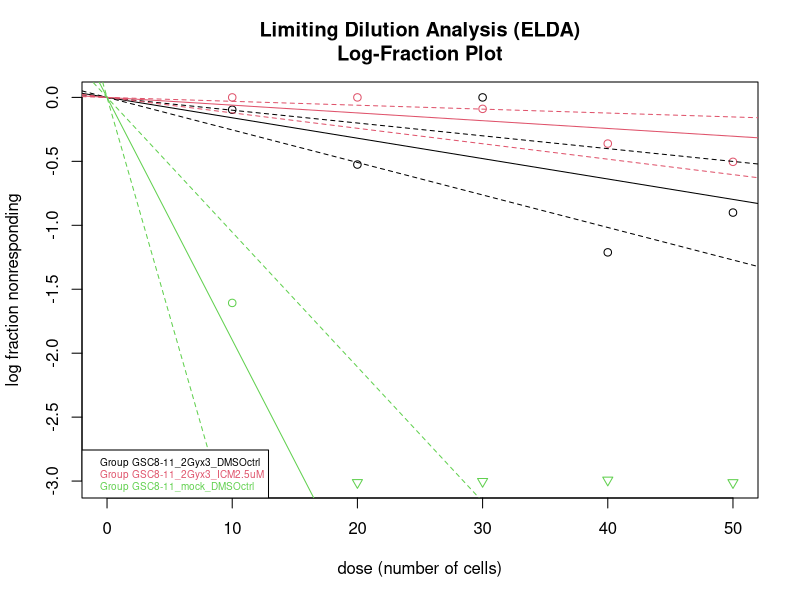

Source code (R):
library(statmod)

# =============================================================================
# EXTREME LIMITING DILUTION ANALYSIS (ELDA) - COMPLETE WORKFLOW
# =============================================================================
# This script performs a comprehensive ELDA analysis including:
# - Stem cell frequency estimation with confidence intervals
# - Statistical comparison between treatment groups
# - Model validation tests (goodness of fit)
# - Pairwise group comparisons
# - Visualization of results
# =============================================================================

cat("\n")
cat("===============================================================================\n")
cat("           EXTREME LIMITING DILUTION ANALYSIS (ELDA) - START\n")
cat("===============================================================================\n\n")

# -----------------------------------------------------------------------------
# STEP 1: DATA ENTRY
# -----------------------------------------------------------------------------
# Purpose: Create a dataframe containing your experimental data
# Required columns:
#   - cells: number of cells plated per well
#   - positive: number of wells that showed colony growth
#   - tested: total number of wells tested at each dose
#   - group: treatment/condition name for each observation
# -----------------------------------------------------------------------------

cat("LOADING DATA\n")
cat("-----------------------------------------------------------------------------\n")

elda_data <- data.frame(
  cells = c(50, 40, 30, 20, 10, 50, 40, 30, 20, 10, 50, 40, 30, 20, 10),
  positive = c(10, 10, 10, 10, 8, 4, 3, 1, 0, 0, 6, 7, 0, 4, 1),
  tested = rep(10, 15),
  group = c(
    rep("GSC8-11_mock_DMSOctrl", 5),
    rep("GSC8-11_2Gyx3_ICM2.5uM", 5),
    rep("GSC8-11_2Gyx3_DMSOctrl", 5)
  )
)

# Convert group to factor for proper statistical analysis
elda_data$group <- factor(elda_data$group)

cat("Data loaded successfully!\n")
cat("  Number of observations:", nrow(elda_data), "\n")
cat("  Treatment groups:", nlevels(elda_data$group), "\n\n")

# -----------------------------------------------------------------------------
# RUN ELDA ANALYSIS
# -----------------------------------------------------------------------------
# Purpose: Calculate stem cell frequencies using maximum likelihood estimation
# Parameters:
#   - response: number of positive wells
#   - dose: number of cells plated
#   - tested: total wells tested
#   - group: treatment groups
#   - observed: FALSE uses bias-reduced estimates (more accurate)
# -----------------------------------------------------------------------------

cat("RUNNING ELDA ANALYSIS\n")
cat("-----------------------------------------------------------------------------\n")

elda_result <- elda(
  response = elda_data$positive,
  dose = elda_data$cells,
  tested = elda_data$tested,
  group = elda_data$group,
  observed = FALSE  # Use bias-reduced estimates
)

cat("ELDA analysis completed!\n\n")

# -----------------------------------------------------------------------------
# STEM CELL FREQUENCY ESTIMATES
# -----------------------------------------------------------------------------
# Purpose: Display the estimated stem cell frequencies with confidence intervals
# Interpretation: The "Estimate" tells you how many cells are needed to 
#                 contain one stem cell (lower = higher stem cell frequency)
# -----------------------------------------------------------------------------

cat("STEM CELL FREQUENCY ESTIMATES\n")
cat("-----------------------------------------------------------------------------\n")
cat("Interpretation: 'Estimate' = number of cells needed per stem cell\n")
cat("                Lower values indicate HIGHER stem cell content\n\n")

# Create formatted table
freq_table <- data.frame(
  Group = rownames(elda_result$CI),
  Estimate = round(elda_result$CI[, 2], 2),
  Lower_CI = round(elda_result$CI[, 3], 2),
  Upper_CI = round(elda_result$CI[, 1], 2)
)

print(freq_table, row.names = FALSE)
cat("\n\n")

# -----------------------------------------------------------------------------
# OVERALL GROUP COMPARISON
# -----------------------------------------------------------------------------
# Purpose: Test if there are statistically significant differences in stem 
#          cell frequency between ANY of the treatment groups
# Null Hypothesis: All groups have the same stem cell frequency
# -----------------------------------------------------------------------------

cat("OVERALL TEST FOR GROUP DIFFERENCES\n")
cat("-----------------------------------------------------------------------------\n")
cat("Tests: Are there significant differences between ANY groups?\n\n")

# Create formatted table for overall test
overall_table <- data.frame(
  Test = "Overall",
  Chisq = round(as.numeric(elda_result$test.difference[1]), 2),
  DF = as.numeric(elda_result$test.difference[3]),
  P_Value = formatC(as.numeric(elda_result$test.difference[2]), format = "e", digits = 2)
)

print(overall_table, row.names = FALSE)

# Interpretation
overall_p <- as.numeric(elda_result$test.difference[2])
cat("\nInterpretation: ")
if (overall_p < 0.001) {
  cat("*** HIGHLY SIGNIFICANT (p < 0.001) - Groups differ substantially\n\n\n")
} else if (overall_p < 0.05) {
  cat("** SIGNIFICANT (p < 0.05) - Groups show differences\n\n\n")
} else {
  cat("NOT SIGNIFICANT (p >= 0.05) - No evidence of group differences\n\n\n")
}

# -----------------------------------------------------------------------------
# GOODNESS OF FIT TESTS
# -----------------------------------------------------------------------------
# Purpose: Validate that the ELDA model assumptions are met and the fit is good
# Three tests:
#   1. Likelihood Ratio: Tests if groups have parallel slopes (single-hit model)
#   2. Goodness of Fit: Tests if the model fits the observed data adequately
#   3. Overdispersion: Tests for extra variability beyond binomial expectation
# -----------------------------------------------------------------------------

cat("MODEL VALIDATION - GOODNESS OF FIT TESTS\n")
cat("-----------------------------------------------------------------------------\n")
cat("These tests check if the ELDA model assumptions are valid\n\n")

# Prepare data for GLM analysis
# negative = number of wells WITHOUT colonies
negative <- elda_data$tested - elda_data$positive
y <- cbind(elda_data$positive, negative)

# Fit three nested models with increasing complexity:

# Model 1 (Full): Each group gets its own slope AND intercept
#         Formula: y ~ log(cells) * group  (expands to: log(cells) + group + log(cells):group)
#         Interpretation: Groups can have completely different dose-response curves
model_full <- glm(y ~ log(elda_data$cells) * elda_data$group, 
                  family = binomial(link = "cloglog"))

# Model 2 (Single-hit): All groups have SAME slope but different intercepts
#         Formula: y ~ log(cells) + group  (no interaction term)
#         Interpretation: Groups differ in frequency but follow same single-hit kinetics
#         This is the STANDARD ELDA assumption
model_single_hit <- glm(y ~ log(elda_data$cells) + elda_data$group, 
                        family = binomial(link = "cloglog"))

# Model 3 (Null): All groups are identical
#         Formula: y ~ log(cells)  (no group term at all)
#         Interpretation: No differences between groups
model_null <- glm(y ~ log(elda_data$cells), 
                  family = binomial(link = "cloglog"))

# Test 1: Likelihood Ratio Test
# Compares: Single-hit model vs Full model
# Question: Do we need different slopes, or are parallel slopes sufficient?
lr_test <- anova(model_single_hit, model_full, test = "Chisq")

# Test 2: Goodness of Fit (Deviance Test)
# Compares: Model predictions vs observed data
# Question: Does the single-hit model fit the data well?
deviance_test <- model_single_hit$deviance
df_resid <- model_single_hit$df.residual
p_gof <- pchisq(deviance_test, df_resid, lower.tail = FALSE)

# Test 3: Overdispersion Test (Pearson Chi-square)
# Compares: Observed variance vs expected binomial variance
# Question: Is there extra variability beyond what's expected?
fitted_probs <- fitted(model_single_hit)
pearson_resid <- (elda_data$positive - elda_data$tested * fitted_probs) / 
  sqrt(elda_data$tested * fitted_probs * (1 - fitted_probs))
pearson_chisq <- sum(pearson_resid^2)
p_pearson <- pchisq(pearson_chisq, df_resid, lower.tail = FALSE)

# Create formatted results table
gof_table <- data.frame(
  Test = c("Likelihood_Ratio", "Goodness_of_Fit", "Overdispersion"),
  Chisq = round(c(lr_test$Deviance[2], deviance_test, pearson_chisq), 2),
  DF = c(lr_test$Df[2], df_resid, df_resid),
  P_Value = formatC(c(lr_test$`Pr(>Chi)`[2], p_gof, p_pearson), 
                    format = "e", digits = 2)
)

print(gof_table, row.names = FALSE)

# Interpretation of each test
cat("\nInterpretations:\n")
cat("  Likelihood_Ratio: ", 
    ifelse(lr_test$`Pr(>Chi)`[2] > 0.05, 
           "PASS - Parallel slopes OK (single-hit model valid)", 
           "FAIL - Groups have different slopes"), "\n")
cat("  Goodness_of_Fit:  ", 
    ifelse(p_gof > 0.05, 
           "PASS - Model fits data well", 
           "FAIL - Poor model fit"), "\n")
cat("  Overdispersion:   ", 
    ifelse(p_pearson > 0.05, 
           "PASS - No extra variability detected", 
           "FAIL - Extra variability present"), "\n\n\n")

# -----------------------------------------------------------------------------
# PAIRWISE COMPARISONS
# -----------------------------------------------------------------------------
# Purpose: Compare each pair of groups directly to identify which specific
#          groups differ from each other
# Useful when overall test is significant to pinpoint differences
# -----------------------------------------------------------------------------

cat("PAIRWISE COMPARISONS BETWEEN GROUPS\n")
cat("-----------------------------------------------------------------------------\n")
cat("Direct comparison of each group pair\n\n")

# Get list of all groups
groups <- levels(elda_data$group)

# Initialize empty dataframe to store results
pairwise_results <- data.frame()

# Loop through all pairs of groups
for (i in 1:(length(groups) - 1)) {
  for (j in (i + 1):length(groups)) {
    
    # Extract data for just these two groups
    sub_data <- subset(elda_data, group %in% c(groups[i], groups[j]))
    
    # Run ELDA on this pair
    pw_result <- limdil(sub_data$positive, sub_data$cells, 
                        sub_data$tested, sub_data$group)
    
    # Store results in a row
    row <- data.frame(
      Group1 = groups[i],
      Group2 = groups[j],
      Chisq = round(as.numeric(pw_result$test.difference[1]), 2),
      DF = as.numeric(pw_result$test.difference[3]),
      P_Value = formatC(as.numeric(pw_result$test.difference[2]), 
                        format = "e", digits = 2)
    )
    
    # Add row to results table
    pairwise_results <- rbind(pairwise_results, row)
  }
}

# Display results
print(pairwise_results, row.names = FALSE)
cat("\n\n")

# -----------------------------------------------------------------------------
# VISUALIZATION
# -----------------------------------------------------------------------------
# Purpose: Generate a log-fraction plot showing dose-response curves
# The plot shows:
#   - Each group as a separate line
#   - Dots are observed data points
#   - Lines are model fits
#   - Parallel lines indicate valid single-hit model
# -----------------------------------------------------------------------------

cat("GENERATING VISUALIZATION\n")
cat("-----------------------------------------------------------------------------\n")
cat("Creating log-fraction plot...\n\n")

plot(elda_result, main = "Limiting Dilution Analysis (ELDA)\nLog-Fraction Plot")

cat("Plot generated!\n")
cat("  - Each line represents one treatment group\n")
cat("  - Dots show observed data points\n")
cat("  - Lines should be parallel if single-hit model is valid\n")
cat("  - Higher lines = higher stem cell frequency\n\n")

# -----------------------------------------------------------------------------
# ANALYSIS COMPLETE
# -----------------------------------------------------------------------------

cat("===============================================================================\n")
cat("                    ANALYSIS COMPLETE - SUMMARY\n")
cat("===============================================================================\n\n")

cat("Results Summary:\n")
cat("  1. Stem cell frequencies calculated for", nlevels(elda_data$group), "groups\n")
cat("  2. Overall comparison:", 
    ifelse(overall_p < 0.05, "SIGNIFICANT differences found", "No significant differences"), "\n")
cat("  3. Model validation:", 
    ifelse(all(c(lr_test$`Pr(>Chi)`[2], p_gof, p_pearson) > 0.05), 
           "ALL TESTS PASSED", "Some warnings present"), "\n")
cat("  4. Pairwise comparisons: Completed for all group pairs\n")
cat("  5. Visualization: Plot generated\n\n")

cat("Analysis finished successfully!\n")
cat("===============================================================================\n\n")
